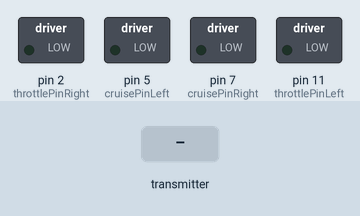
Recording of a sketch running on a simulated Arduino Mega 2560, built with avr-gcc and run on an emulated ATmega2560. On the bench: switched loads named in the sketch (green lamp = pin HIGH). The test bench sets the inputs (shaded band). What the sketch prints to the serial monitor is not drawn.

Above: at 1.2 s.
1.3 s: the transmitter starts sending readChannel.0 = 1000
4.3 s: the transmitter starts sending readChannel.2 = 2000
At 5.0 s:
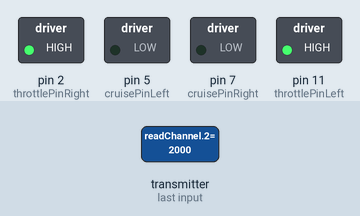
5.8 s: the transmitter starts sending readChannel.2 = 1500
At 7.56 s:
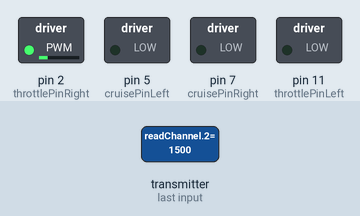
8.8 s: the transmitter starts sending readChannel.0 = 2000
At 10.79 s:
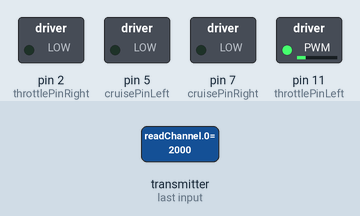
11.8 s: the transmitter starts sending readChannel.2 = 1000
13.3 s: the transmitter starts sending readChannel.0 = 1250
At 14.2 s:
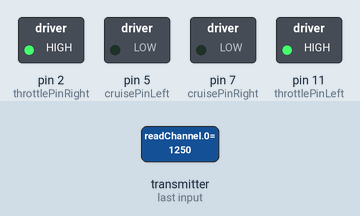
Timing chart, 0 to 15.8 s (numbered marks = the images above; inputs shaded):
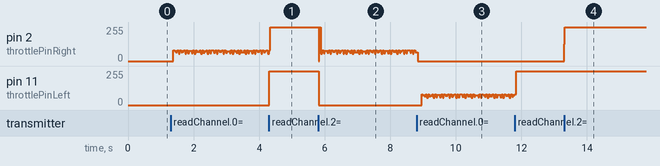

The sketch:

remote_controller.ino
```cpp
#include <IBusBM.h>

// channels on physical RC:
// 1 - left (negative), right (positive)
// 3 - break (negative), throttle (positive)
// 5 - SWD up (negative), SWD down (positive)
// 6 - LIGHTS OFF (negative), ON (positive)
// 8 - FWD (negative), REV (positive)

const long baudRate = 115200;

struct Speed {
  int left;
  int right;
};

Speed currentSpeed;

const int throttlePinRight = 2;
const int throttlePinLeft = 11;
const int cruisePinRight = 7;
const int cruisePinLeft = 5;

const int leftRightChannel = 0;
const int breakThrottleChannel = 2;
const int lightsOffOnChannel = 5; // (-100, 100)
const int forwardReverseChannel = 7; // (-100, 0, 100)

const int numberOfChannelsWeAreInterestedIn = 7;

IBusBM ibus;

// Read the number of a given channel and convert to the range provided.
// If the channel is off, return the default value
int readChannel(byte channelInput, int minLimit, int maxLimit, int defaultValue) {
  uint16_t readValue = ibus.readChannel(channelInput);
  if (readValue < 100) return defaultValue;
  return map(readValue, 1000, 2000, minLimit, maxLimit);
}

void setup() {
  Serial.begin(baudRate);
  pinMode(cruisePinRight, OUTPUT);
  pinMode(cruisePinLeft, OUTPUT);
  // Attach iBus object to serial port
  ibus.begin(Serial1);

  currentSpeed.left = 0;
  currentSpeed.right = 0;
}

int lastTurningValue = 0;
int currentTurningValue = 0;

void loop() {
  for (byte channel = 0; channel <= numberOfChannelsWeAreInterestedIn; channel++) {

    int value = readChannel(channel, -100, 100, 0);

    // Throttle and break
    if(channel == breakThrottleChannel){
      if (value >= 0){
        forward(value);
      }
    }

     if (channel == leftRightChannel){
      if (value != 0) {
        adjustTurning(value);
        sendSpeedSignalToMotors();
      }
    }

    // Driving forward or reversing
    /*
    if(channel == forwardReverseChannel) {
      if(value > 0){
        reverse();
      } else if(value == 0) {
        Serial.print("NEUTRAL | ");
      } else{
        Serial.print("FORWARD | ");
      }
    }
    */
    // Turning lights on and off

    /*
    if(channel == lightsOffOnChannel){
      if(value < 0){
       // Serial.print("LIGHTS OFF | ");
      } else {
        Serial.print("LIGHTS ON | ");
      }
    }
    */
  }
  sendSpeedSignalToMotors();
  delay(10);
}

void adjustTurning(int value) {
  int turnSpeedLeft = 0;
  int turnSpeedRight = 0;
  if(value < 0){
    turnSpeedLeft = map(value, 0, -100, 0, 255);
    currentSpeed.right += (turnSpeedLeft );
  } else {
    turnSpeedRight = map(value, 0, 100, 0, 255);
    currentSpeed.left += (turnSpeedRight);
  }

  currentSpeed.left = constrain(currentSpeed.left, 0, 255);
  currentSpeed.right = constrain(currentSpeed.right, 0, 255);
}

void forward(int value){
  int leftSpeed = map(value, 0, 100, 0, 255);
  int rightSpeed = map(value, 0, 100, 0, 255);
  currentSpeed.right = rightSpeed;
  currentSpeed.left = leftSpeed;
}

void sendSpeedSignalToMotors(){
  digitalWrite(cruisePinRight, LOW);
  digitalWrite(cruisePinLeft, LOW);

  Serial.print("RIGHT value | ");
  Serial.println(currentSpeed.right);

  Serial.print("LEFT value | ");
  Serial.println(currentSpeed.left);

  analogWrite(throttlePinRight, currentSpeed.right);
  analogWrite(throttlePinLeft, currentSpeed.left);
}

// braking at speed 0 happens because of BAC settings (activated in kilowatt app).
// If the throttle has a low value, the break applies automatically.

// todo: modify to use reverse
void reverse(int value){
  Serial.print("REVERSE | ");
  int leftSpeed = map(value, 0, -100, 0, -255);
  int rightSpeed = map(value, 0, -100, 0, -255);
  currentSpeed.right = rightSpeed;
  currentSpeed.left = leftSpeed;
}
```

Measured:
- after the input at 4.3 s, pin 11 (throttlePinLeft): 0/255 → 255/255 at once
- after the input at 5.8 s, pin 11 (throttlePinLeft): 255/255 → 0/255 at once
- after the input at 13.3 s, pin 2 (throttlePinRight): 0/255 → 255/255 at once
